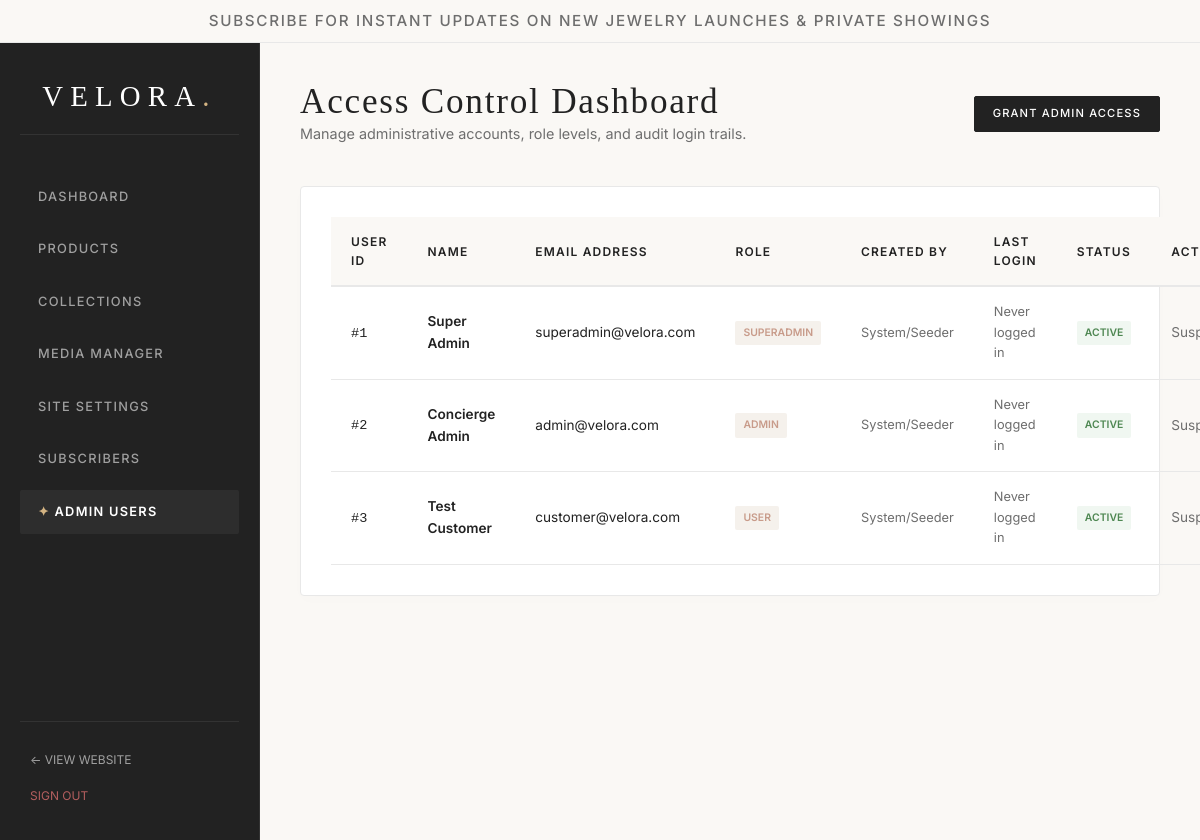
The page /admin/users.php (signed in) on the database its author committed.
### tables this page shows
CREATE TABLE IF NOT EXISTS `users` (
  `id` int(11) NOT NULL AUTO_INCREMENT,
  `fullname` varchar(255) NOT NULL,
  `email` varchar(255) NOT NULL UNIQUE,
  `phone` varchar(50) DEFAULT NULL,
  `password` varchar(255) NOT NULL,
  `role` enum('user', 'admin', 'superadmin') NOT NULL DEFAULT 'user',
  `status` enum('active', 'suspended') NOT NULL DEFAULT 'active',
  `created_at` timestamp NOT NULL DEFAULT CURRENT_TIMESTAMP,
  `last_login` timestamp NULL DEFAULT NULL,
  `created_by` int(11) DEFAULT NULL,  
  PRIMARY KEY (`id`)
);

### config/database.php (called while the page is built, shortened)
<?php
function xss_clean($data) {
    return htmlspecialchars($data, ENT_QUOTES, 'UTF-8');
}
?>

### admin/users.php (the view, shortened to what this page needs)
<?php
require_once dirname(__DIR__) . '/config/database.php';
$user_id = $_SESSION['user_id'];
$action = isset($_GET['action']) ? $_GET['action'] : 'list';
include dirname(__DIR__) . '/includes/header.php';
?>
<div class="admin-layout">
    <?php include 'admin_sidebar.php'; ?>
    <main class="admin-main">
        <header class="admin-header">
            <div>
                <h1>Access Control Dashboard</h1>
                <p style="color:var(--color-warm-gray); font-size:0.9rem;">Manage administrative accounts, role levels, and audit login trails.</p>
            </div>
            <?php if ($action === 'list'): ?>
                <a href="?action=add_admin" class="btn btn-sm">Grant Admin Access</a>
            <?php else: ?>
                <a href="users.php" class="btn btn-sm btn-secondary">← Back to Accounts</a>
            <?php endif; ?>
        </header>
        <?php if ($action === 'list'): ?>
            <div class="table-card">
                <table class="luxury-table">
                    <thead>
                        <tr>
                            <th>User ID</th>
                            <th>Name</th>
                            <th>Email Address</th>
                            <th>Role</th>
                            <th>Created By</th>
                            <th>Last Login</th>
                            <th>Status</th>
                            <th>Actions</th>
                        </tr>
                    </thead>
                    <tbody>
                        <?php
                        $users = mysqli_query($con, "SELECT u.*, creator.fullname as creator_name FROM users u
                                                     LEFT JOIN users creator ON u.created_by = creator.id
                                                     ORDER BY u.role DESC, u.id ASC");
                        if (mysqli_num_rows($users) > 0):
                            while ($row = mysqli_fetch_assoc($users)):
                        ?>
                            <tr>
                                <td><code>#<?php echo $row['id']; ?></code></td>
                                <td style="font-weight:600;"><?php echo xss_clean($row['fullname']); ?></td>
                                <td><?php echo xss_clean($row['email']); ?></td>
                                <td><span class="badge badge-role"><?php echo xss_clean(strtoupper($row['role'])); ?></span></td>
                                <td style="font-size:0.8rem; color:var(--color-warm-gray);"><?php echo $row['creator_name'] ? xss_clean($row['creator_name']) : 'System/Seeder'; ?></td>
                                <td style="font-size:0.8rem; color:var(--color-warm-gray);"><?php echo $row['last_login'] ? date('Y-m-d H:i', strtotime($row['last_login'])) : 'Never logged in'; ?></td>
                                <td>
                                    <span class="badge badge-<?php echo $row['status'] === 'active' ? 'active' : 'suspended'; ?>">
                                        <?php echo xss_clean($row['status']); ?>
                                    </span>
                                </td>
                                <td>
                                    <?php if ($row['id'] !== $user_id): ?>
                                        <div class="action-links">
                                            <?php if ($row['status'] === 'active'): ?>
                                                <a href="?action=suspend&id=<?php echo $row['id']; ?>" style="color:var(--color-warm-gray);">Suspend</a>
                                            <?php else: ?>
                                                <a href="?action=activate&id=<?php echo $row['id']; ?>" style="color:var(--color-success);">Activate</a>
                                            <?php endif; ?>
                                        </div>
                                    <?php else: ?>
                                        <small style="color:var(--color-warm-gray);">Logged In</small>
                                    <?php endif; ?>
                                </td>
                            </tr>
                        <?php
                            endwhile;
                        else:
                            echo '<tr><td colspan="8" style="text-align:center; color:var(--color-warm-gray);">No accounts registered.</td></tr>';
                        endif;
                        ?>
                    </tbody>
                </table>
            </div>
        <?php endif; ?>
    </main>
</div>
</body>
</html>

### style.css (style rules this page uses)
:root { --color-pure-white: #FFFFFF; --color-soft-ivory: #FAF8F5; --color-champagne-gold: #D4B483; --color-rose-gold: #C89B8A; --color-deep-charcoal: #222222; --color-warm-gray: #6E6E6E; --color-light-beige: #F5F1EC; --color-border-gray: #E8E8E8; --color-success: #4E8752; --color-success-light: #F0F7F1; --color-error: #B35E5E; --color-error-light: #FAF2F2; --font-heading: 'Cormorant Garamond', Georgia, serif; --font-display: 'Playfair Display', Georgia, serif; --font-body: 'Inter', system-ui, -apple-system, sans-serif; --grid-margin-desktop: 100px; --grid-margin-tablet: 40px; --grid-margin-mobile: 20px; --transition-smooth: all 0.4s cubic-bezier(0.25, 0.46, 0.45, 0.94); --transition-fast: all 0.2s ease; --z-header: 1000; --z-overlay: 1500; }
* { box-sizing: border-box; margin: 0; padding: 0; }
html { scroll-behavior: smooth; font-size: 16px; }
body { font-family: var(--font-body); background-color: var(--color-pure-white); color: var(--color-deep-charcoal); line-height: 1.6; -webkit-font-smoothing: antialiased; }
h1, h2, h3, h4, h5, h6 { font-family: var(--font-heading); font-weight: 300; color: var(--color-deep-charcoal); letter-spacing: 0.05em; }
h1 { font-size: 3.5rem; line-height: 1.1; }
p { font-size: 0.95rem; color: var(--color-warm-gray); line-height: 1.7; }
a { color: var(--color-deep-charcoal); text-decoration: none; transition: var(--transition-fast); }
.btn { display: inline-block; font-family: var(--font-body); font-size: 0.8rem; font-weight: 500; letter-spacing: 0.2em; text-transform: uppercase; padding: 14px 36px; border: 1px solid var(--color-deep-charcoal); background-color: var(--color-deep-charcoal); color: var(--color-pure-white); cursor: pointer; transition: var(--transition-smooth); text-align: center; border-radius: 2px; }
.btn-sm { padding: 8px 18px; font-size: 0.7rem; letter-spacing: 0.1em; }
.admin-layout { min-height: 100vh; display: grid; grid-template-columns: 260px 1fr; }
.admin-main { background-color: var(--color-soft-ivory); padding: 40px; overflow-y: auto; }
.admin-header { display: flex; justify-content: space-between; align-items: center; margin-bottom: 40px; }
.admin-header h1 { font-size: 2.2rem; margin: 0; }
.table-card { background-color: var(--color-pure-white); border: 1px solid var(--color-border-gray); border-radius: 4px; padding: 30px; box-shadow: 0 4px 15px rgba(0,0,0,0.01); }
.luxury-table { width: 100%; border-collapse: collapse; text-align: left; }
.luxury-table th { background-color: var(--color-soft-ivory); font-family: var(--font-body); font-size: 0.75rem; font-weight: 600; text-transform: uppercase; letter-spacing: 0.1em; padding: 15px 20px; color: var(--color-deep-charcoal); border-bottom: 2px solid var(--color-border-gray); }
.luxury-table td { padding: 15px 20px; font-size: 0.85rem; color: var(--color-deep-charcoal); border-bottom: 1px solid var(--color-border-gray); vertical-align: middle; }
.badge { display: inline-block; font-size: 0.65rem; font-weight: 600; text-transform: uppercase; padding: 4px 8px; border-radius: 2px; }
.badge-active { background-color: var(--color-success-light); color: var(--color-success); }
.badge-role { background-color: var(--color-light-beige); color: var(--color-rose-gold); }
.action-links { display: flex; gap: 12px; }

### rows shown on the page
users: id "1", fullname "Super Admin", email "superadmin@velora.com", role "SUPERADMIN", shows "Never logged in", status "ACTIVE"
users: id "2", fullname "Concierge Admin", email "admin@velora.com", role "ADMIN", shows "Never logged in", status "ACTIVE"
users: id "3", fullname "Test Customer", email "customer@velora.com", role "USER", shows "Never logged in", status "ACTIVE"

### other values the page prints
xss_clean($promo_text) "SUBSCRIBE FOR INSTANT UPDATES ON NEW JEWELRY LAUNCHES & PRIVATE SHOWINGS"
